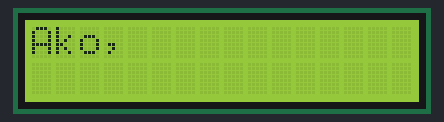
The sketch below on a simulated Arduino Uno, built with avr-gcc and run on an emulated ATmega328P. On the bench: 16×2 character LCD.

Above: at 1.5 s.
At 4.6 s:
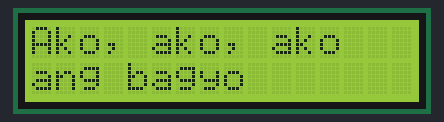
At 10.3 s:
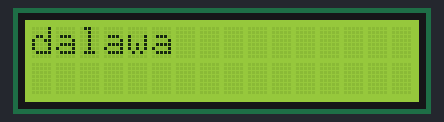
At 16.0 s:
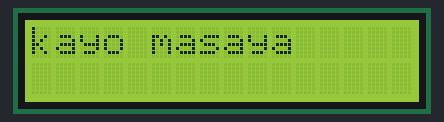
At 22.1 s:
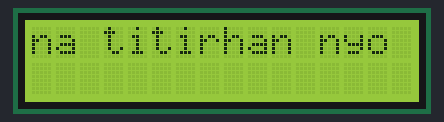
At 33.1 s:
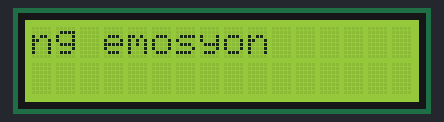

The sketch:

akoangbaygyo-lyrics.ino
```cpp
#include <Wire.h>
#include <LiquidCrystal_I2C.h>

LiquidCrystal_I2C lcd(0x27, 16, 2);

struct WordTiming {
  unsigned long timeMs;
  const char* word;
};

const WordTiming lyrics[] = {
  {     20, "Ako," },
  {   1440, "ako," },
  {   2360, "ako" },
  {   2900, "ang" },
  {   3200, "bagyo" },
  {   5120, "Kulimlim" },
  {   5760, "ng" },
  {   6060, "langit" },
  {   7400, "sa" },
  {   7920, "inyong" },
  {   8900, "dalawa" },
  {  10820, "Bulong" },
  {  11380, "ko" },
  {  11720, "sa" },
  {  12100, "hangin" },
  {  13140, "sana" },
  {  13860, "di" },
  {  14220, "kayo" },
  {  14560, "masaya" },
  {  16560, "sa" },
  {  16740, "tibay" },
  {  17500, "ng" },
  {  17840, "bahay" },
  {  18880, "na" },
  {  19600, "titirhan" },
  {  20700, "nyo" },
  {  22440, "tatangayin" },
  {  23730, "ko" },
  {  24250, "bawat" },
  {  24950, "yero" },
  {  27690, "dilim" },
  {  28770, "ng" },
  {  28890, "paligid" },
  {  30310, "buhos" },
  {  31030, "ng" },
  {  31630, "emosyon" },
  {  33730, "Tunog" },
  {  34210, "ng" },
  {  34610, "pag" },
  {  35590, "ibig" },
  {  35990, "sa" },
  {  36370, "sama" },
  {  37330, "ng" },
  {  37430, "panahon" },
  {  39430, "Sa" },
  {  39610, "tibay" },
  {  40590, "ng" },
  {  40710, "bahay" },
  {  41750, "na" },
  {  42450, "titirhan" },
  {  43510, "nyo" },
  {  45350, "Gigibain" },
  {  46550, "ko" },
  {  47130, "mga" },
  {  47790, "pader" },
  {  48510, "nyo" },
  {  50290, "Dahil" },
  {  50730, "ako," },
  {  52350, "ako" },
  {  52990, "ang" },
  {  53210, "bagyo" }
};

const int totalWords = sizeof(lyrics) / sizeof(lyrics[0]);
int currentWordIndex = 0;
unsigned long startPlaybackTime = 0;

uint8_t currentCol = 0;
uint8_t currentRow = 0;

void printFittedWord(const char* word) {
  int len = strlen(word);
  bool isCapital = (word[0] >= 'A' && word[0] <= 'Z');

  if (isCapital && (currentCol > 0 || currentRow > 0)) {
    lcd.clear();
    currentRow = 0;
    currentCol = 0;
  }
  else if (currentCol > 0 && (currentCol + 1 + len > 16)) {
    if (currentRow == 0) {
      currentRow = 1;
      currentCol = 0;
    } else {
      lcd.clear();
      currentRow = 0;
      currentCol = 0;
    }
  }

  if (currentCol > 0) {
    lcd.setCursor(currentCol, currentRow);
    lcd.print(" ");
    currentCol++;
  }

  lcd.setCursor(currentCol, currentRow);
  lcd.print(word);
  currentCol += len;
}

void setup() {
  lcd.init();
  lcd.backlight();
  lcd.clear();
  lcd.setCursor(0, 0);
  lcd.print("@rence.szkyrob");
  delay(1300);
  lcd.clear();
  startPlaybackTime = millis();
}

void loop() {
  unsigned long elapsed = millis() - startPlaybackTime;
  if (currentWordIndex < totalWords) {
    if (elapsed >= lyrics[currentWordIndex].timeMs) {
      printFittedWord(lyrics[currentWordIndex].word);
      currentWordIndex++;
    }
  }
}
```

Measured:
- what the display in image 0 shows lasts 1.4 s, from 1.4 s to 2.8 s
- what the display in image 1 shows lasts 1.9 s, from 4.6 s to 6.5 s
- what the display in image 3 shows lasts 1.9 s, from 16.0 s to 17.9 s
- what the display in image 4 shows lasts 1.7 s, from 22.1 s to 23.8 s
- what the display in image 5 shows lasts 2.1 s, from 33.0 s to 35.1 s
